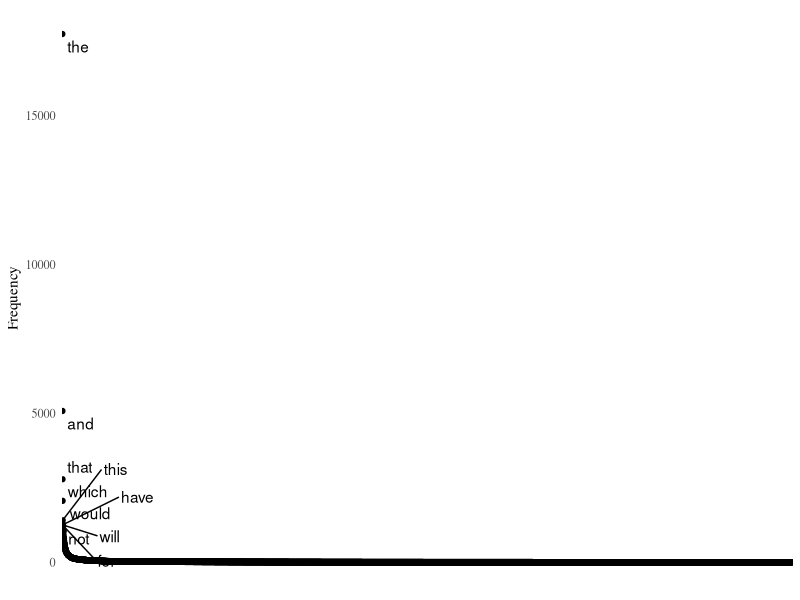
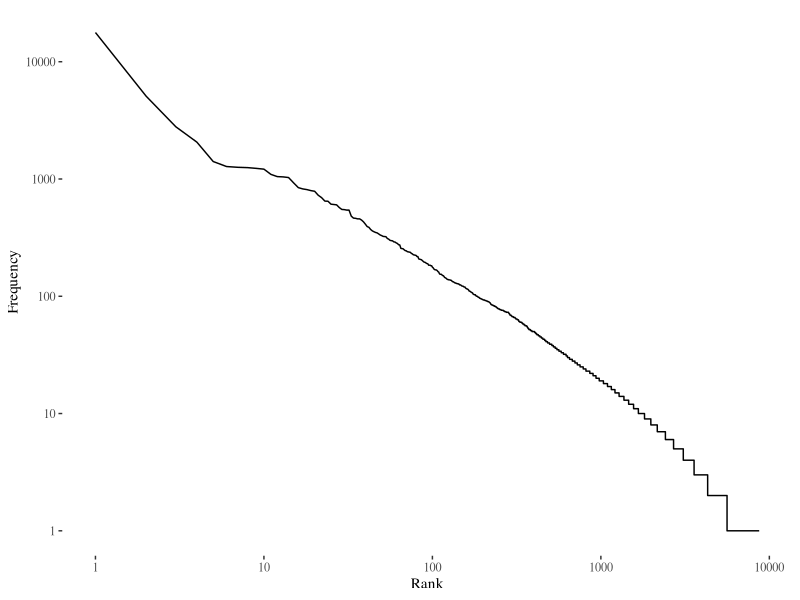
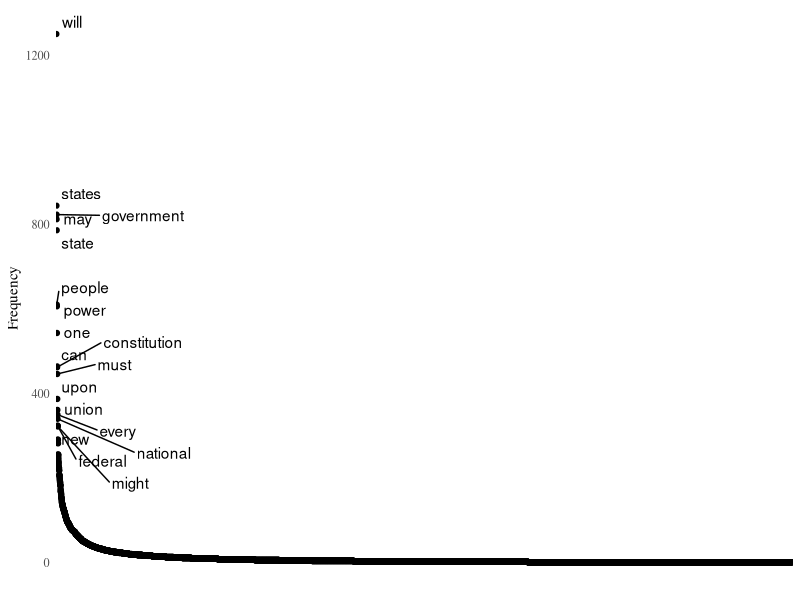
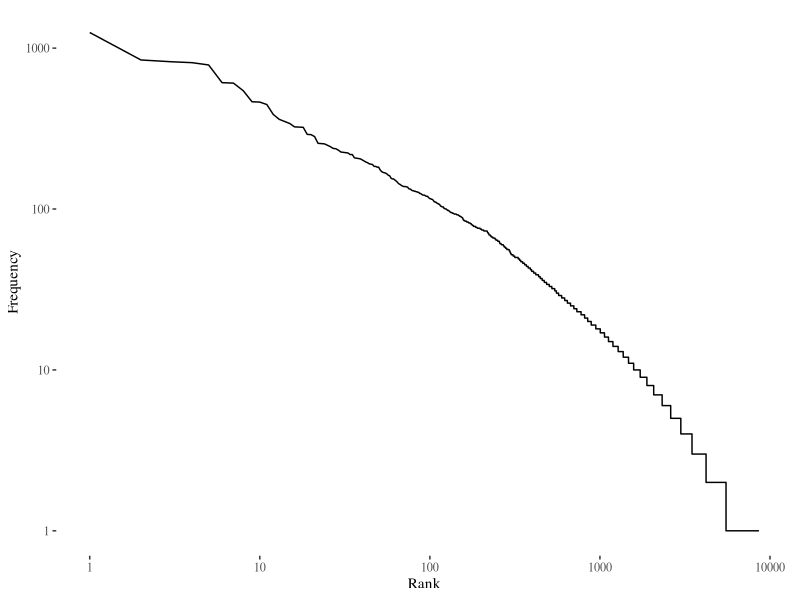
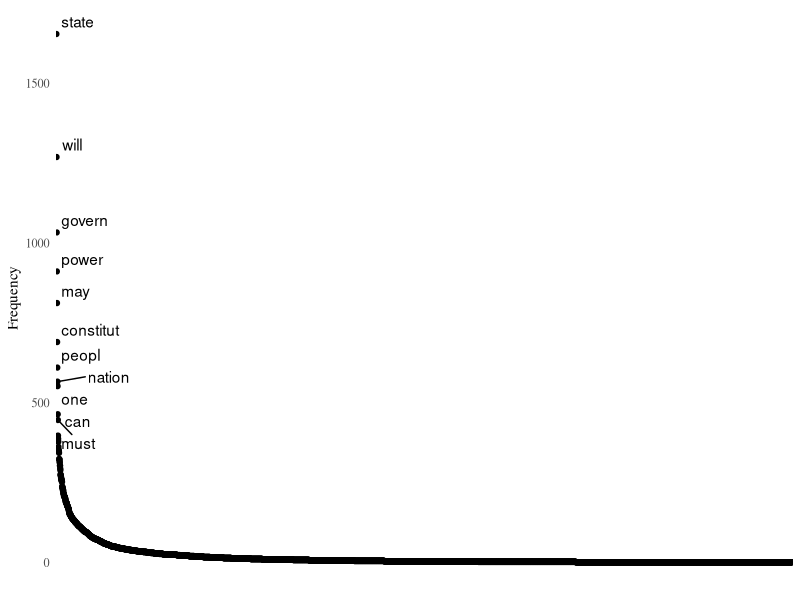
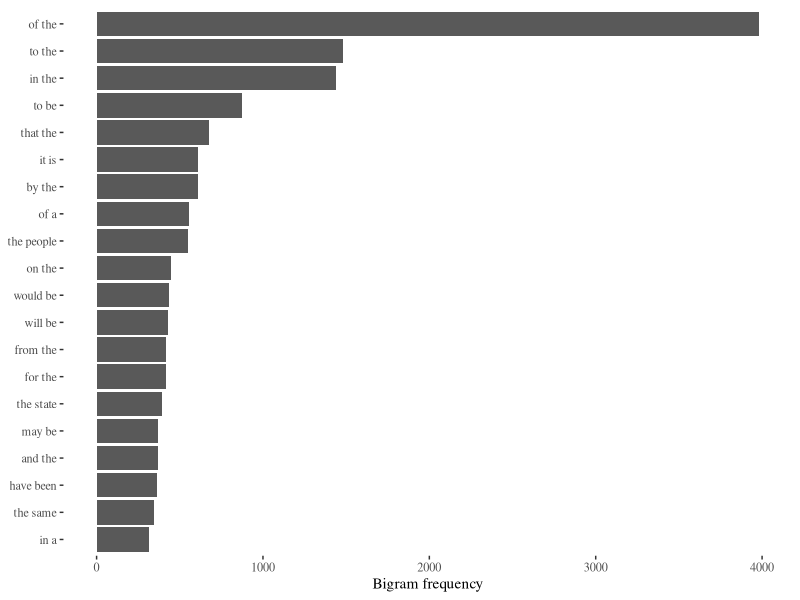
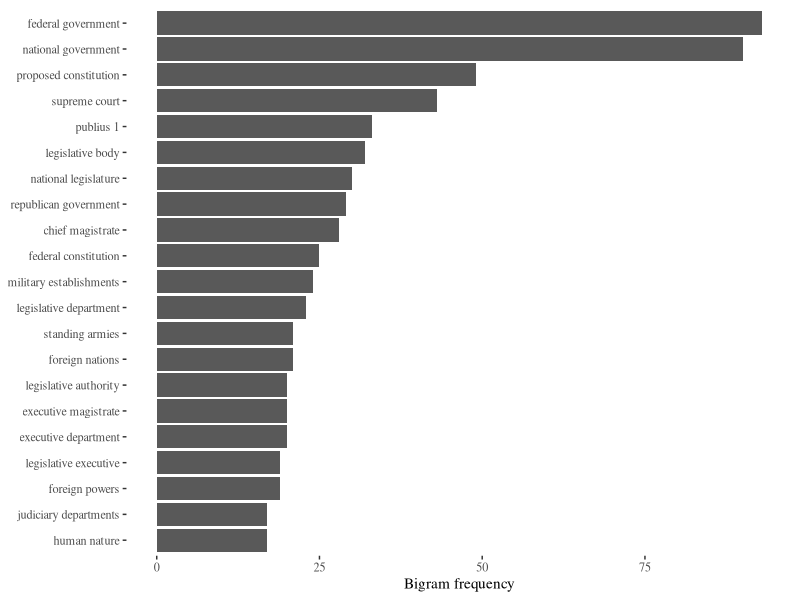
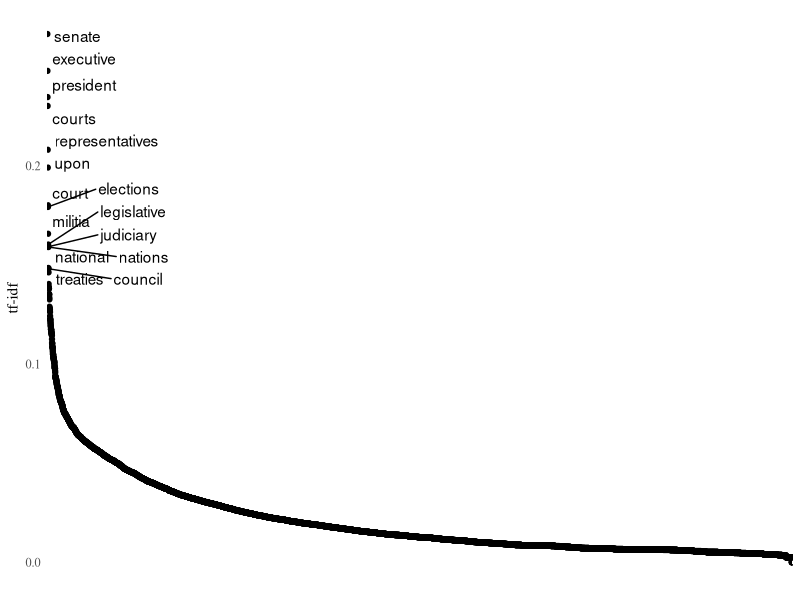

The R script that drew these images, in order:
## ---- chunk 1
library(tm)
library(tidyverse)
library(ggthemes)
library(ggrepel)
## ---- chunk 2

getwd()
setwd("~/Desktop/teaching/CEU_text_analysis_25/meeting_4/")

# this is an example, paste your path here
## ---- chunk 3

federalist <- read_csv("federalist.csv")

## ---- chunk 4

clean_federalist <- federalist %>%
  mutate(                           # the mutate() function is part of dplyr package / allows to change stuff within the dataframe easily
    text   = str_to_lower(text),                # turn all letters to lowercase
    text   = str_replace_all(text, "\n", " "),  # replace '/n' carriage return symbols
    text   = str_remove_all(text, "[:punct:]"), # remove all punctuation
    man    = str_count(text, "\\Wman "),        # Basic regex (more about it later in the course. '\\W' part means at the begging of the word) and count those up
    by     = str_count(text, "\\Wby "),         # same
    upon   = str_count(text, "\\Wupon ")        # same
  ) %>%
  rowwise() %>%                                 # make future functions work rowwise
  mutate(
    length = length(str_split(text, " ")[[1]])  # calculate the length of the text (in words)
  )

## ---- chunk 5

dtm_federalist <- DocumentTermMatrix(clean_federalist$text,
                                     control = list(removePunctuation = TRUE,
                                         stopwords = FALSE))

dtm_federalist <- dtm_federalist %>% as.matrix()

dim(dtm_federalist)

most_frequent <- dtm_federalist %>% colSums()


most_frequent_df <- most_frequent %>% as.list() %>% as_tibble() %>%
  pivot_longer(everything())

most_frequent_df %>% arrange(desc(value))

most_frequent_df %>% arrange(desc(value)) %>% print(n = 50)


## ---- chunk 6

most_frequent_df %>%
  mutate(label = ifelse(value > 1200, name, NA)) %>%
  ggplot() +
  geom_point(aes(reorder(name, -value),  value)) +
  geom_text_repel(aes(reorder(name, -value),  value, label = label),
                  max.overlaps = 20) +
  theme_tufte() +
  ylab("Frequency") +
  theme(
    axis.text.x = element_blank(),
    axis.title.x = element_blank(),
    axis.ticks = element_blank()
  )

## ---- chunk 7


most_frequent_df %>%
  arrange(desc(value)) %>%
  mutate(rank = 1:nrow(.)) %>%
  ggplot(aes(rank, value)) +
  geom_line() +
  ylab("Frequency") +
  xlab("Rank") +
  scale_x_log10() +
  scale_y_log10() +
  theme_tufte()

## ---- chunk 8
dtm_federalist <- DocumentTermMatrix(clean_federalist$text,
                                     control = list(removePunctuation = TRUE,
                                         stopwords = TRUE))

dtm_federalist <- dtm_federalist %>% as.matrix()

dim(dtm_federalist)

most_frequent <- dtm_federalist %>% colSums()

most_frequent_df <- most_frequent %>% as.list() %>% as_tibble() %>%
  pivot_longer(everything())

most_frequent_df %>% arrange(desc(value))


# select only the words that start with an "a"

most_frequent_df %>% filter(str_detect(name, "^ani")) %>% arrange(desc(value)) %>%
  print(n = 100)

most_frequent_df %>%
  mutate(stem = stemDocument(name)) %>%
  filter(str_detect(stem, "^ani")) %>%
  print(n = nrow(.))


## ---- chunk 9
most_frequent_df %>%
  mutate(label = ifelse(value > 300, name, NA)) %>%
  ggplot() +
  geom_point(aes(reorder(name, -value),  value)) +
  geom_text_repel(aes(reorder(name, -value),  value, label = label),
                  max.overlaps = 20) +
  theme_tufte() +
  ylab("Frequency") +
  theme(
    axis.text.x = element_blank(),
    axis.title.x = element_blank(),
    axis.ticks = element_blank()
  )


most_frequent_df %>%
  arrange(desc(value)) %>%
  print(n = 100)



## ---- chunk 10

most_frequent_df %>%
  arrange(desc(value)) %>%
  mutate(rank = 1:nrow(.)) %>%
  ggplot(aes(rank, value)) +
  geom_line() +
  ylab("Frequency") +
  xlab("Rank") +
  scale_x_log10() +
  scale_y_log10() +
  theme_tufte()

## ---- chunk 11
# install.packages("SnowballC")
library(SnowballC)

# Example: Apply stemming via the 'stemDocument' function in a corpus/dtm workflow

# This does not work properly (the "ani" words are not stemmed properly):
# stemmed_corpus <- VCorpus(VectorSource(clean_federalist$text)) %>%
#   tm_map(stemDocument)


# This works (add stemming=TRUE to the control list):
dtm_stemmed <- DocumentTermMatrix(clean_federalist$text,
  control = list(stopwords = TRUE,
                 removePunctuation = TRUE,
                 stemming = TRUE)
)

dtm_stemmed <- as.matrix(dtm_stemmed)


dim(dtm_federalist)


dim(dtm_stemmed)


dtm_stemmed <- dtm_stemmed %>% as.matrix()


most_frequent_stemmed <- dtm_stemmed %>% colSums()



most_frequent_df_stemmed <- most_frequent_stemmed %>% as.list() %>% as_tibble() %>%
  pivot_longer(everything())

most_frequent_df_stemmed %>% arrange(desc(value))


most_frequent_df_stemmed %>%
  mutate(label = ifelse(value > 400, name, NA)) %>%
  ggplot() +
  geom_point(aes(reorder(name, -value),  value)) +
  geom_text_repel(aes(reorder(name, -value),  value, label = label),
                  max.overlaps = 20) +
  theme_tufte() +
  ylab("Frequency") +
  theme(
    axis.text.x = element_blank(),
    axis.title.x = element_blank(),
    axis.ticks = element_blank()

  )

## ---- chunk 12
# A simple base R function for extracting n-grams from a single string.
ngrams <- function(text, n = 2) {
  # 1) Split the text into tokens (splitting by whitespace here)
  tokens <- unlist(strsplit(text, "\\s+"))
  
  # If there aren't enough tokens, return an empty vector
  if (length(tokens) < n) return(character(0))
  
  # 2) Create a character vector for the n-grams
  out <- character(length(tokens) - n + 1)
  
  # 3) For each position, paste together 'n' consecutive tokens
  for (i in seq_along(out)) {
    out[i] <- paste(tokens[i:(i+n-1)], collapse = " ")
  }
  
  # Return the resulting n-grams
  return(out)
}

# Example usage:
example_text <- "Hello this is a short example sentence for demonstration"
ngrams(example_text, n = 2)
ngrams(example_text, n = 3)

## ---- chunk 13

# install.packages("tidytext")
library(tidytext)


test_df <- clean_federalist %>%
  unnest_tokens(unigrams, text, token = "ngrams", n = 30)

federalist_bigrams <- clean_federalist %>%
  unnest_tokens(bigram, text, token = "ngrams", n = 2) %>%
  count(bigram, sort = TRUE)


federalist_bigrams %>% 
  group_by() %>%
  slice_max(n, n = 20) %>%
  ggplot(aes(x = reorder(bigram, n), y = n)) +
  geom_col() +
  coord_flip() +
  labs(x = NULL, y = "Bigram frequency") +
  theme_tufte()



# remove stopwords

data(stop_words)

federalist_bigrams_separated <- federalist_bigrams %>%
  separate(bigram, into = c("word1", "word2"), sep = " ")


federalist_bigrams_filtered <- federalist_bigrams_separated %>%
  filter(!word1 %in% stop_words$word,
         !word2 %in% stop_words$word)

federalist_bigrams_counts <- federalist_bigrams_filtered %>%
  unite("bigram", word1, word2, sep = " ")

# Now let's plot the top bigrams
federalist_bigrams_counts %>% 
  slice_max(n, n = 20) %>%
  ggplot(aes(x = reorder(bigram, n), y = n)) +
  geom_col() +
  coord_flip() +
  labs(x = NULL, y = "Bigram frequency") +
  theme_tufte()


# Per Author bigrams

## ---- chunk 14
dtm_federalist <- DocumentTermMatrix(clean_federalist$text,
                                     control = list(removePunctuation = TRUE,
                                         stopwords = TRUE))

dtm_federalist_tfidf <- weightTfIdf(dtm_federalist)


dtm_federalist_tfidf <- dtm_federalist_tfidf %>% as.matrix()

dim(dtm_federalist_tfidf)

most_frequent <- dtm_federalist_tfidf %>% colSums()

most_frequent_df <- most_frequent %>% as.list() %>% as_tibble() %>%
  pivot_longer(everything())

most_frequent_df %>% arrange(desc(value)) %>% print(n = 50)
## ---- chunk 15
most_frequent_df %>%
  mutate(label = ifelse(value > .107, name, NA)) %>%
  ggplot() +
  geom_point(aes(reorder(name, -value),  value)) +
  geom_text_repel(aes(reorder(name, -value),  value, label = label),
                  max.overlaps = 20) +
  theme_tufte() +
  ylab("tf-idf") +
  theme(
    axis.text.x = element_blank(),
    axis.title.x = element_blank(),
    axis.ticks = element_blank()

  )

## ---- chunk 16

dtm_federalist <- DocumentTermMatrix(clean_federalist$text,
                                     control = list(removePunctuation = TRUE,
                                         stopwords = TRUE))

dtm_federalist_tfidf <- weightTfIdf(dtm_federalist)

hamilton_ids <- which(clean_federalist$author == "HAMILTON")
madison_ids <- which(clean_federalist$author == "MADISON")

most_frequent_hamilton <- dtm_federalist_tfidf[hamilton_ids, ] %>%
  as.matrix() %>% colSums()
most_frequent_madison <- dtm_federalist_tfidf[madison_ids, ] %>%
  as.matrix() %>% colSums()



most_frequent_df_hamilton <- most_frequent_hamilton %>%
  as.list() %>%
  as_tibble() %>%
  pivot_longer(everything()) %>% 
  mutate(author = "HAMILTON")


most_frequent_df_madison <- most_frequent_madison %>%
  as.list() %>%
  as_tibble() %>%
  pivot_longer(everything()) %>% 
  mutate(author = "MADISON")

most_frequent_df <- bind_rows(most_frequent_df_hamilton,
                              most_frequent_df_madison)

hamilton_plot <- most_frequent_df %>%
  filter(author == "HAMILTON") %>%
  top_n(20, value) %>%
  ggplot() +
  geom_bar(aes(reorder(name, value), value),
           stat = "identity",
           fill = "steelblue") +
  coord_flip() +
  ylab("ti-idf") +
  theme_tufte() +
  theme(axis.title.y = element_blank())

madison_plot <- most_frequent_df %>%
  filter(author == "MADISON") %>%
  top_n(20, value) %>%
  ggplot() +
  geom_bar(aes(reorder(name, value), value),
           stat = "identity",
           fill = "indianred4") +
  coord_flip() +
  ylab("ti-idf") +
  theme_tufte() +
  theme(axis.title.y = element_blank())


cowplot::plot_grid(hamilton_plot, madison_plot,
                   ncol = 2)


## ---- chunk 17

# Original DTM
dtm_federalist <- DocumentTermMatrix(clean_federalist$text,
  control = list(removePunctuation = TRUE,
                 stopwords = TRUE)
)

# Identify HAMILTON and MADISON docs
hamilton_ids <- which(clean_federalist$author == "HAMILTON")
madison_ids  <- which(clean_federalist$author == "MADISON")

# Convert the entire DTM to a matrix for easy column sums
dtm_mat <- as.matrix(dtm_federalist)
word_counts <- colSums(dtm_mat)

# 1) Filter out extremely rare words
#    e.g., words that appear fewer than 5 times overall
rare_threshold <- 5
keep_words <- names(word_counts)[word_counts >= rare_threshold]

dtm_federalist <- dtm_federalist[ , keep_words]
dtm_mat        <- dtm_mat[ , keep_words]  # re-assign the filtered matrix

# Recompute word counts after filtering
word_counts <- colSums(dtm_mat)


dtm_federalist  <- dtm_federalist  %>% as.matrix()

dtm_hamilton <- dtm_federalist[hamilton_ids, ] %>%
  colSums()

dtm_madison <- dtm_federalist[madison_ids, ] %>%
  colSums()

# Laplace smoothing with +1
freq_ham <- (dtm_hamilton + 1) / sum(dtm_hamilton + 1)
freq_mad <- (dtm_madison  + 1) / sum(dtm_madison  + 1)

# Log-odds function
log_odds <- function(p) log(p / (1 - p))

log_odds_ham <- log_odds(freq_ham)
log_odds_mad <- log_odds(freq_mad)

log_odds_ratio <- log_odds_ham - log_odds_mad  # difference in log-odds

log_odds_ratio <- enframe(log_odds_ratio, name = "word", value = "log_odds_diff")

# Bring in overall frequency of each word
general_frequency <- enframe(word_counts, name = "word", value = "freq")

log_odds_ratio <- log_odds_ratio %>%
  left_join(general_frequency, by = "word")


## ---- chunk 18

log_odds_ratio %>%
  mutate(label = ifelse(log_odds_diff > 2 | log_odds_diff < -2, word, NA)) %>%
  ggplot() +
  geom_point(aes(freq, log_odds_diff, color = log_odds_diff)) +
  geom_text_repel(aes(freq, log_odds_diff, label = label),
                  max.overlaps = 50) +
  ylab("log odds ratio") +
  theme_tufte() +
  theme(legend.position = "none")


log_odds_ratio %>%
  mutate(label = ifelse(log_odds_diff > 2 | log_odds_diff < -2, word, NA)) %>%
  ggplot() +
  geom_point(aes(freq, log_odds_diff, color = log_odds_diff)) +
  geom_text_repel(aes(freq, log_odds_diff, label = label),
                  max.overlaps = 50) +
  ylab("log odds ratio") +
  scale_x_log10() +  # often helpful to log-scale the frequency axis
  theme_tufte() +
  theme(legend.position = "none")



hamilton_plot <- log_odds_ratio %>%
  top_n(20, log_odds_diff) %>%
  ggplot() +
  geom_bar(aes(reorder(word, log_odds_diff), log_odds_diff),
           stat = "identity",
           fill = "steelblue") +
  coord_flip() +
  ylab("log odds ratio") +
  theme_tufte() +
  theme(axis.title.y = element_blank())

madison_plot <- log_odds_ratio %>%
  top_n(20, -log_odds_diff) %>%
  ggplot() +
  geom_bar(aes(reorder(word, -log_odds_diff), log_odds_diff),
           stat = "identity",
           fill = "indianred4") +
  coord_flip() +
  ylab("log odds ratio") +
  theme_tufte() +
  theme(axis.title.y = element_blank())


cowplot::plot_grid(madison_plot, hamilton_plot,
                   ncol = 2)

## ---- chunk 19


dtm_hamilton <- dtm_federalist[hamilton_ids, ] %>%
  colSums()

dtm_madison <- dtm_federalist[madison_ids, ] %>%
  colSums()

# Laplace smoothing with +1
freq_ham <- (dtm_hamilton + 1) / sum(dtm_hamilton + 1)
freq_mad <- (dtm_madison  + 1) / sum(dtm_madison  + 1)

# Log-odds function
log_odds <- function(p) log(p / (1 - p))

log_odds_ham <- log_odds(freq_ham)
log_odds_mad <- log_odds(freq_mad)

log_odds_ratio <- log_odds_ham - log_odds_mad  # difference in log-odds

log_odds_ratio <- enframe(log_odds_ratio, name = "word", value = "log_odds_diff")

# Bring in overall frequency of each word
general_frequency <- enframe(word_counts, name = "word", value = "freq")




fightin_words_log_odds <- function(c1, c2, alpha = 0.01) {
  # c1, c2: named integer vectors of word counts for group 1 and group 2
  # alpha : Dirichlet prior hyperparameter
  
  # Make sure c1, c2 have same names (same vocab)
  stopifnot(all(names(c1) == names(c2)))
  
  V <- length(c1)
  
  n1 <- sum(c1)
  n2 <- sum(c2)
  
  # Posterior proportions for group 1 and group 2
  p1 <- (c1 + alpha) / (n1 + alpha * V)
  p2 <- (c2 + alpha) / (n2 + alpha * V)
  
  # log-odds
  log_odds_1 <- log(p1 / (1 - p1))
  log_odds_2 <- log(p2 / (1 - p2))
  
  d <- log_odds_1 - log_odds_2  # difference
  
  # Approx variance
  var_d <- 1 / (c1 + alpha) + 1 / (n1 - c1 + alpha * (V - 1)) +
           1 / (c2 + alpha) + 1 / (n2 - c2 + alpha * (V - 1))
  
  z <- d / sqrt(var_d)  # z-score
  
  tibble(
    word          = names(c1),
    log_odds_diff = d,
    z             = z
  )
}

# Example usage:
alpha_val <- 0.01  # small prior
res_fightin <- fightin_words_log_odds(
  c1 = dtm_hamilton,
  c2 = dtm_madison,
  alpha = alpha_val
)

# Merge in overall frequency
res_fightin <- res_fightin %>%
  left_join(general_frequency, by = "word")

# Now we can highlight words with large absolute z-scores or large log-odds
res_fightin %>%
  mutate(label = ifelse(abs(z) > 3, word, NA)) %>%
  ggplot(aes(freq, log_odds_diff, color = z)) +
  geom_point() +
  geom_text_repel(aes(label = label), max.overlaps = 50) +
  scale_x_log10() +
  ylab("Fightin' Words Difference in Log-Odds") +
  ggtitle(paste("Dirichlet prior =", alpha_val)) +
  theme_tufte() +
  theme(legend.position = "right")

## ---- chunk 20


my_ttr <- function(text) {
  tokens <- unlist(strsplit(text, "\\s+"))
  types <- length(unique(tokens))
  ttr <- types / length(tokens)
  return(ttr)
}

# Example usage on each row of `clean_federalist`
clean_federalist %>%
  mutate(TTR = sapply(text, my_ttr)) %>%
  group_by(author) %>%
  summarize(mean_TTR = mean(TTR), sd_TTR = sd(TTR))

## ---- chunk 21



# install.packages("igraph")
# install.packages("ggraph")

require(igraph)
require(ggraph)

## ---- chunk 22

federalist_bigrams <- clean_federalist %>%
  unnest_tokens(bigram, text, token = "ngrams", n = 2) %>%
  count(bigram, sort = TRUE)



# remove stopwords


groupped_bigrams <- clean_federalist %>%
  group_by(author) %>%
  unnest_tokens(bigram, text, token = "ngrams", n = 2) %>%
  count(bigram, sort = TRUE)

bigrams_separeted <- groupped_bigrams %>%
  separate(bigram, into = c("word1", "word2"), sep = " ")


bigrams_separeted_filtered <- bigrams_separeted %>%
  filter(!word1 %in% stop_words$word,
         !word2 %in% stop_words$word)


bigram_graph_ham <- bigrams_separeted_filtered %>%
  filter(author == "HAMILTON") %>%
  ungroup() %>%
  select(-author) %>%
  filter(n > 10) %>%
  graph_from_data_frame()

bigram_graph_mad <- bigrams_separeted_filtered %>%
  filter(author == "MADISON") %>%
  ungroup() %>%
  select(-author) %>%
  filter(n > 5) %>%
  graph_from_data_frame()



a <- grid::arrow(type = "closed", length = unit(.3, "cm"))

ham_graph <- ggraph(bigram_graph_ham, layout = "fr") +
  geom_edge_link(aes(edge_alpha = n), show.legend = FALSE,
                 arrow = a, end_cap = circle(.2, 'cm')) +
  geom_node_point(color = "indianred", size = 5) +
  geom_node_text(aes(label = name), vjust = 1, hjust = 1) +
  theme_void()

mad_graph <- ggraph(bigram_graph_mad, layout = "fr") +
  geom_edge_link(aes(edge_alpha = n), show.legend = FALSE,
                 arrow = a, end_cap = circle(.2, 'cm')) +
  geom_node_point(color = "steelblue", size = 5) +
  geom_node_text(aes(label = name), vjust = 1, hjust = 1) +
  theme_void()

# install.packages("cowplot")
library(cowplot)

plot_grid(ham_graph, mad_graph, ncol = 2)
